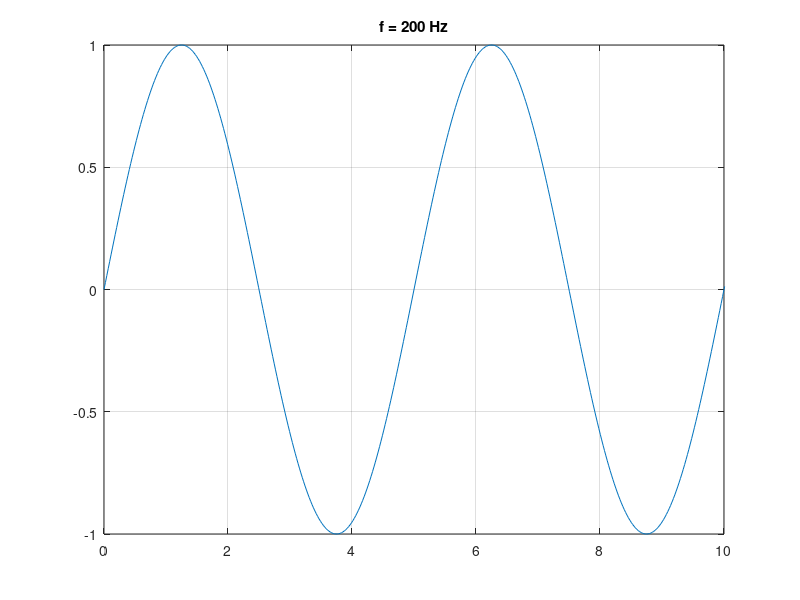

Write MATLAB code to recreate this figure. (Note: this script raises an error after producing the figure.)
clear;
load('vars.mat');

f=200;
fname='sin200.wav';

y=sin(2*pi*f*t);

plot(tds,y);
xlim([0,10]);
ylim([-1,1]);
title(['f = ', num2str(f), ' Hz']);
grid on;

play_and_save(fs,y,fname);